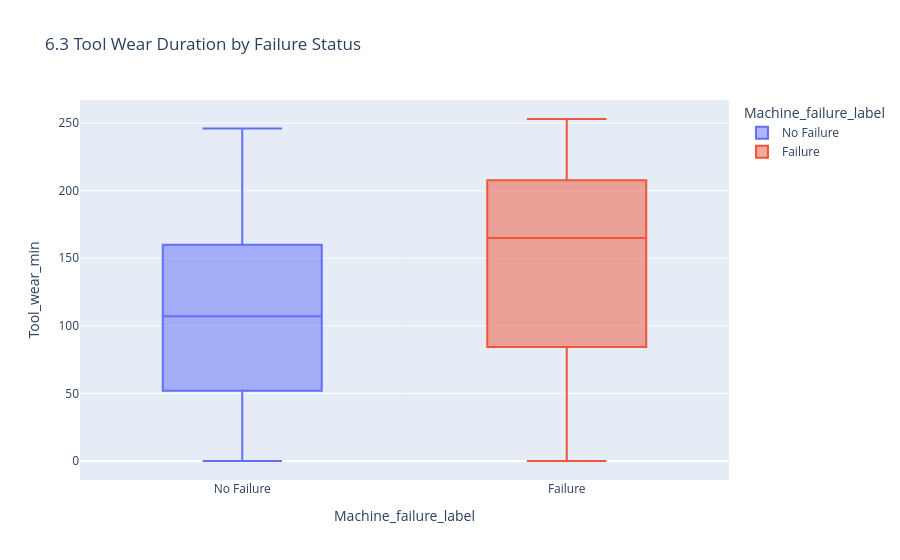

The cell this chart's notebook holds for it:
### Code cell
fig3 = px.box(df_viz, x='Machine_failure_label', y='Tool_wear_min', 
              color='Machine_failure_label',
              title='6.3 Tool Wear Duration by Failure Status ')
fig3.show()

### Figure 1 — Plotly figure (JSON) as saved in the notebook; plotly's stock layout.template omitted (floating-point values rounded to 4 significant figures; data arrays with more than 128 entries replaced by an {"elided": "..."} marker saying what was removed)
{"data": [{"alignmentgroup": "True", "hovertemplate": "Machine_failure_label=%{x}<br>Tool_wear_min=%{y}<extra></extra>", "legendgroup": "No Failure", "marker": {"color": "#636efa"}, "name": "No Failure", "notched": false, "offsetgroup": "No Failure", "orientation": "v", "showlegend": true, "type": "box", "x": {"elided": "9661 str values"}, "x0": " ", "xaxis": "x", "y": {"elided": "9661 int values"}, "y0": " ", "yaxis": "y"}, {"alignmentgroup": "True", "hovertemplate": "Machine_failure_label=%{x}<br>Tool_wear_min=%{y}<extra></extra>", "legendgroup": "Failure", "marker": {"color": "#EF553B"}, "name": "Failure", "notched": false, "offsetgroup": "Failure", "orientation": "v", "showlegend": true, "type": "box", "x": {"elided": "339 str values"}, "x0": " ", "xaxis": "x", "y": {"elided": "339 int values"}, "y0": " ", "yaxis": "y"}], "layout": {"autosize": true, "boxmode": "overlay", "legend": {"title": {"text": "Machine_failure_label"}, "tracegroupgap": 0}, "title": {"text": "6.3 Tool Wear Duration by Failure Status "}, "xaxis": {"anchor": "y", "autorange": true, "categoryarray": ["No Failure", "Failure"], "categoryorder": "array", "domain": [0, 1], "range": [-0.5, 1.5], "title": {"text": "Machine_failure_label"}, "type": "category"}, "yaxis": {"anchor": "x", "autorange": true, "domain": [0, 1], "range": [-14.06, 267.1], "title": {"text": "Tool_wear_min"}, "type": "linear"}}}
